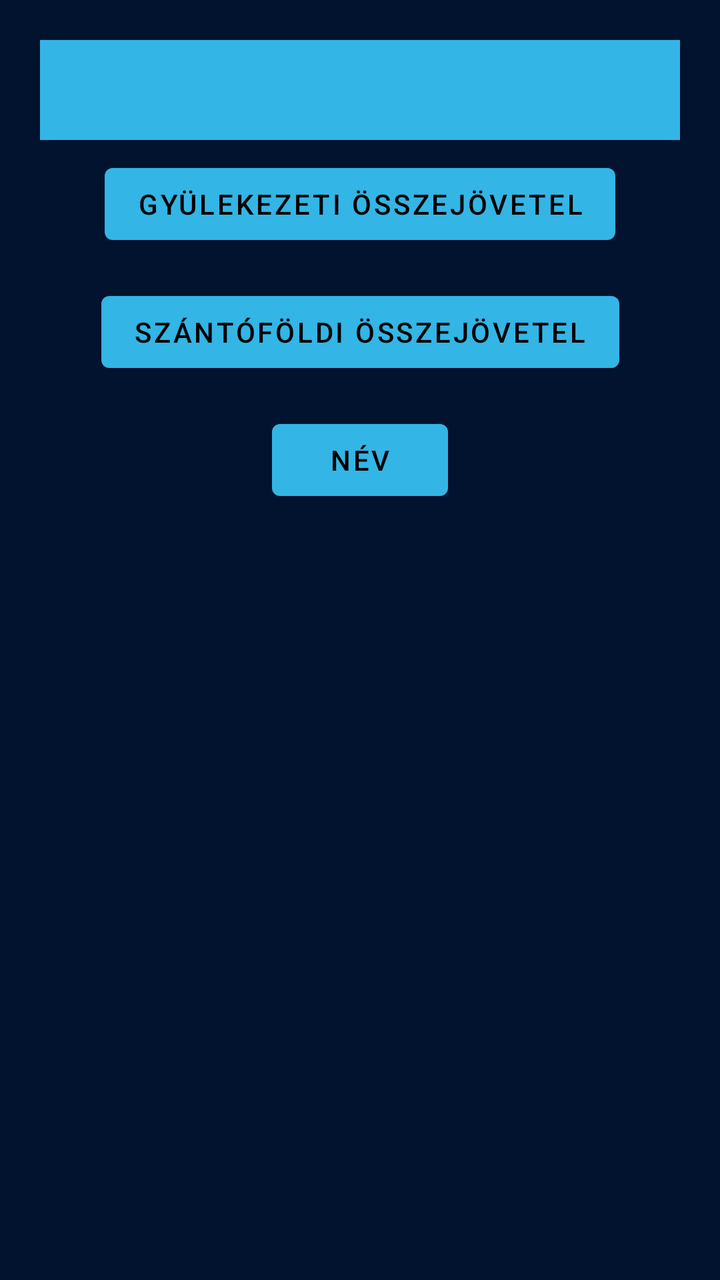
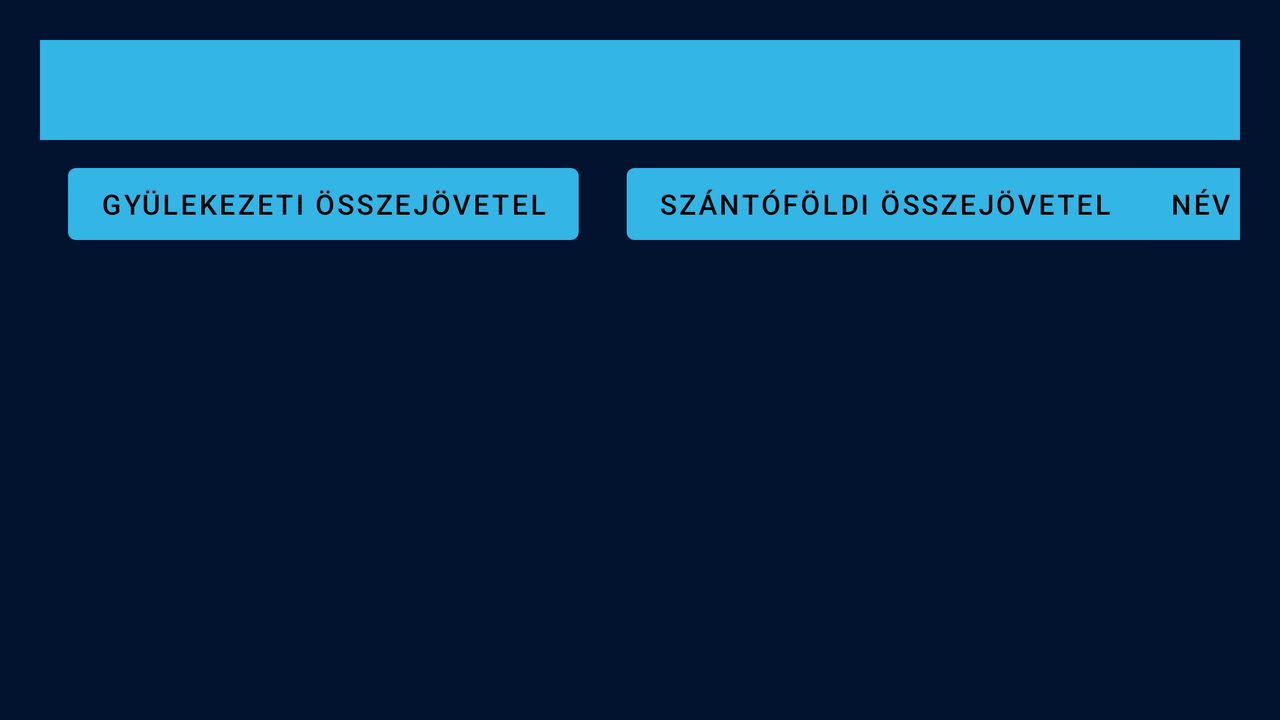

Two renders of one Android screen. The first uses the default layout on a phone; the second uses the alternative layout the repository ships for a different screen configuration, on a matching device. The two XML files are below.
<!-- AndroidManifest.xml: activity theme Theme.CongregationInfo.NoActionBar -->
<!-- res/layout/activity_start.xml -->
<?xml version="1.0" encoding="utf-8"?>
<androidx.constraintlayout.widget.ConstraintLayout xmlns:android="http://schemas.android.com/apk/res/android"
    xmlns:app="http://schemas.android.com/apk/res-auto"
    xmlns:tools="http://schemas.android.com/tools"
    android:layout_width="match_parent"
    android:layout_height="match_parent"
    tools:context=".ui.ui.StartActivity"
    android:layout_margin="20dp">

    <com.google.android.material.appbar.AppBarLayout
        android:id="@+id/app_bar"
        android:layout_width="match_parent"
        android:layout_height="50dp"
        android:fitsSystemWindows="true"
        android:theme="@style/Theme.CongregationInfo.AppBarOverlay"
        app:layout_constraintStart_toStartOf="parent"
        app:layout_constraintTop_toTopOf="parent">

        <com.google.android.material.appbar.CollapsingToolbarLayout
            android:id="@+id/toolbar_layout"
            android:layout_width="match_parent"
            android:layout_height="match_parent"
            android:fitsSystemWindows="true"
            app:contentScrim="?attr/colorPrimary"
            app:layout_scrollFlags="scroll|exitUntilCollapsed"
            app:toolbarId="@+id/toolbar">

        </com.google.android.material.appbar.CollapsingToolbarLayout>
    </com.google.android.material.appbar.AppBarLayout>

    <Button
        android:id="@+id/btnCongregation"
        android:layout_width="wrap_content"
        android:layout_height="wrap_content"
        android:layout_marginTop="8dp"
        android:text="Gyülekezeti összejövetel"
        app:layout_constraintEnd_toEndOf="parent"
        app:layout_constraintStart_toStartOf="parent"
        app:layout_constraintTop_toBottomOf="@+id/app_bar" />

    <Button
        android:id="@+id/btnName"
        android:layout_width="wrap_content"
        android:layout_height="wrap_content"
        android:layout_marginTop="16dp"
        android:text="Név"
        app:layout_constraintEnd_toEndOf="parent"
        app:layout_constraintStart_toStartOf="parent"
        app:layout_constraintTop_toBottomOf="@+id/btnMinisry" />

    <androidx.appcompat.widget.Toolbar
        android:id="@+id/toolbar"
        android:layout_width="match_parent"
        android:layout_height="?attr/actionBarSize"
        app:layout_collapseMode="pin"
        app:popupTheme="@style/Theme.CongregationInfo.PopupOverlay"
        app:layout_constraintStart_toStartOf="parent"
        app:layout_constraintTop_toTopOf="parent"/>

    <Button
        android:id="@+id/btnMinisry"
        android:layout_width="wrap_content"
        android:layout_height="wrap_content"
        android:layout_marginTop="16dp"
        android:text="Szántóföldi összejövetel"
        app:layout_constraintEnd_toEndOf="parent"
        app:layout_constraintStart_toStartOf="parent"
        app:layout_constraintTop_toBottomOf="@+id/btnCongregation" />

    <TextView
        android:id="@+id/tvDataStatus"
        android:layout_width="wrap_content"
        android:layout_height="wrap_content"
        android:textSize="18dp"
        app:layout_constraintBottom_toBottomOf="parent"
        app:layout_constraintEnd_toEndOf="parent"
        app:layout_constraintStart_toStartOf="parent" />

    <androidx.recyclerview.widget.RecyclerView
        android:layout_width="0dp"
        android:layout_height="0dp"
        android:layout_marginTop="8dp"
        android:layout_marginBottom="8dp"
        android:visibility="invisible"
        app:layout_constraintBottom_toTopOf="@+id/tvDataStatus"
        app:layout_constraintEnd_toEndOf="parent"
        app:layout_constraintHorizontal_bias="0.0"
        app:layout_constraintStart_toStartOf="parent"
        app:layout_constraintTop_toBottomOf="@+id/textView2" />

    <TextView
        android:id="@+id/textView"
        android:layout_width="wrap_content"
        android:layout_height="wrap_content"
        android:layout_marginStart="8dp"
        android:layout_marginTop="8dp"
        android:text="TextView"
        android:visibility="invisible"
        app:layout_constraintStart_toStartOf="parent"
        app:layout_constraintTop_toBottomOf="@+id/btnName" />

    <TextView
        android:id="@+id/textView2"
        android:layout_width="0dp"
        android:layout_height="wrap_content"
        android:layout_marginStart="8dp"
        android:layout_marginTop="8dp"
        android:layout_marginEnd="8dp"
        android:text="TextView"
        android:visibility="invisible"
        app:layout_constraintEnd_toEndOf="parent"
        app:layout_constraintStart_toEndOf="@+id/textView"
        app:layout_constraintTop_toBottomOf="@+id/btnName" />
</androidx.constraintlayout.widget.ConstraintLayout>
<!-- resources referenced by this layout -->
<resources>
  <style name="Theme.CongregationInfo.AppBarOverlay" parent="ThemeOverlay.AppCompat.Dark.ActionBar" />
  <style name="Theme.CongregationInfo.PopupOverlay" parent="ThemeOverlay.AppCompat.DayNight" />
  <style name="Theme.CongregationInfo.NoActionBar">
          <item name="windowActionBar">false</item>
          <item name="windowNoTitle">true</item>
  
      </style>
</resources>
<!-- res/layout-land/activity_start.xml (the repository's variant of the layout above) -->
<!-- drawn on the phone turned sideways -->
<?xml version="1.0" encoding="utf-8"?>
<androidx.constraintlayout.widget.ConstraintLayout xmlns:android="http://schemas.android.com/apk/res/android"
    xmlns:app="http://schemas.android.com/apk/res-auto"
    xmlns:tools="http://schemas.android.com/tools"
    android:layout_width="match_parent"
    android:layout_height="match_parent"
    tools:context=".ui.ui.StartActivity"
    android:layout_margin="20dp">

    <com.google.android.material.appbar.AppBarLayout
        android:id="@+id/app_bar"
        android:layout_width="match_parent"
        android:layout_height="50dp"
        android:fitsSystemWindows="true"
        android:theme="@style/Theme.CongregationInfo.AppBarOverlay"
        app:layout_constraintStart_toStartOf="parent"
        app:layout_constraintTop_toTopOf="parent">

        <com.google.android.material.appbar.CollapsingToolbarLayout
            android:id="@+id/toolbar_layout"
            android:layout_width="match_parent"
            android:layout_height="match_parent"
            android:fitsSystemWindows="true"
            app:contentScrim="?attr/colorPrimary"
            app:layout_scrollFlags="scroll|exitUntilCollapsed"
            app:toolbarId="@+id/toolbar">

        </com.google.android.material.appbar.CollapsingToolbarLayout>
    </com.google.android.material.appbar.AppBarLayout>

    <Button
        android:id="@+id/btnCongregation"
        android:layout_width="wrap_content"
        android:layout_height="wrap_content"
        android:layout_marginStart="8dp"
        android:layout_marginTop="8dp"
        android:text="Gyülekezeti összejövetel"
        app:layout_constraintEnd_toEndOf="parent"
        app:layout_constraintHorizontal_bias="0.018"
        app:layout_constraintStart_toStartOf="parent"
        app:layout_constraintTop_toBottomOf="@+id/app_bar" />

    <Button
        android:id="@+id/btnName"
        android:layout_width="wrap_content"
        android:layout_height="wrap_content"
        android:layout_marginStart="8dp"
        android:layout_marginTop="8dp"
        android:text="Név"
        app:layout_constraintEnd_toEndOf="parent"
        app:layout_constraintStart_toEndOf="@+id/btnMinisry"
        app:layout_constraintTop_toBottomOf="@+id/app_bar" />

    <androidx.appcompat.widget.Toolbar
        android:id="@+id/toolbar"
        android:layout_width="match_parent"
        android:layout_height="?attr/actionBarSize"
        app:layout_collapseMode="pin"
        app:layout_constraintStart_toStartOf="parent"
        app:layout_constraintTop_toTopOf="parent"
        app:popupTheme="@style/Theme.CongregationInfo.PopupOverlay" />

    <Button
        android:id="@+id/btnMinisry"
        android:layout_width="wrap_content"
        android:layout_height="wrap_content"
        android:layout_marginStart="24dp"
        android:layout_marginTop="8dp"
        android:text="Szántóföldi összejövetel"
        app:layout_constraintStart_toEndOf="@+id/btnCongregation"
        app:layout_constraintTop_toBottomOf="@+id/app_bar" />

    <TextView
        android:id="@+id/tvDataStatus"
        android:layout_width="wrap_content"
        android:layout_height="wrap_content"
        android:textSize="18dp"
        app:layout_constraintBottom_toBottomOf="parent"
        app:layout_constraintEnd_toEndOf="parent"
        app:layout_constraintStart_toStartOf="parent" />

    <androidx.recyclerview.widget.RecyclerView
        android:id="@+id/rvStart"
        android:layout_width="0dp"
        android:layout_height="0dp"
        android:layout_marginTop="8dp"
        android:layout_marginBottom="8dp"
        android:visibility="invisible"
        app:layout_constraintBottom_toTopOf="@+id/tvDataStatus"
        app:layout_constraintEnd_toEndOf="parent"
        app:layout_constraintHorizontal_bias="0.0"
        app:layout_constraintStart_toStartOf="parent"
        app:layout_constraintTop_toBottomOf="@+id/textView2"
        android:textSize="24sp"
        android:scrollbars="vertical"
        app:layoutManager="androidx.recyclerview.widget.LinearLayoutManager"
        app:layout_behavior="@string/appbar_scrolling_view_behavior" />

    <TextView
        android:id="@+id/textView"
        android:layout_width="wrap_content"
        android:layout_height="wrap_content"
        android:layout_marginStart="8dp"
        android:layout_marginTop="8dp"
        android:text="dátm"
        android:visibility="invisible"
        app:layout_constraintStart_toStartOf="parent"
        app:layout_constraintTop_toBottomOf="@+id/btnName" />

    <TextView
        android:id="@+id/textView2"
        android:layout_width="wrap_content"
        android:layout_height="wrap_content"
        android:layout_marginStart="8dp"
        android:layout_marginTop="8dp"
        android:layout_marginEnd="8dp"
        android:text="Feladat"
        android:visibility="invisible"
        app:layout_constraintEnd_toEndOf="parent"
        app:layout_constraintStart_toEndOf="@+id/textView"
        app:layout_constraintTop_toBottomOf="@+id/btnName" />
</androidx.constraintlayout.widget.ConstraintLayout>
